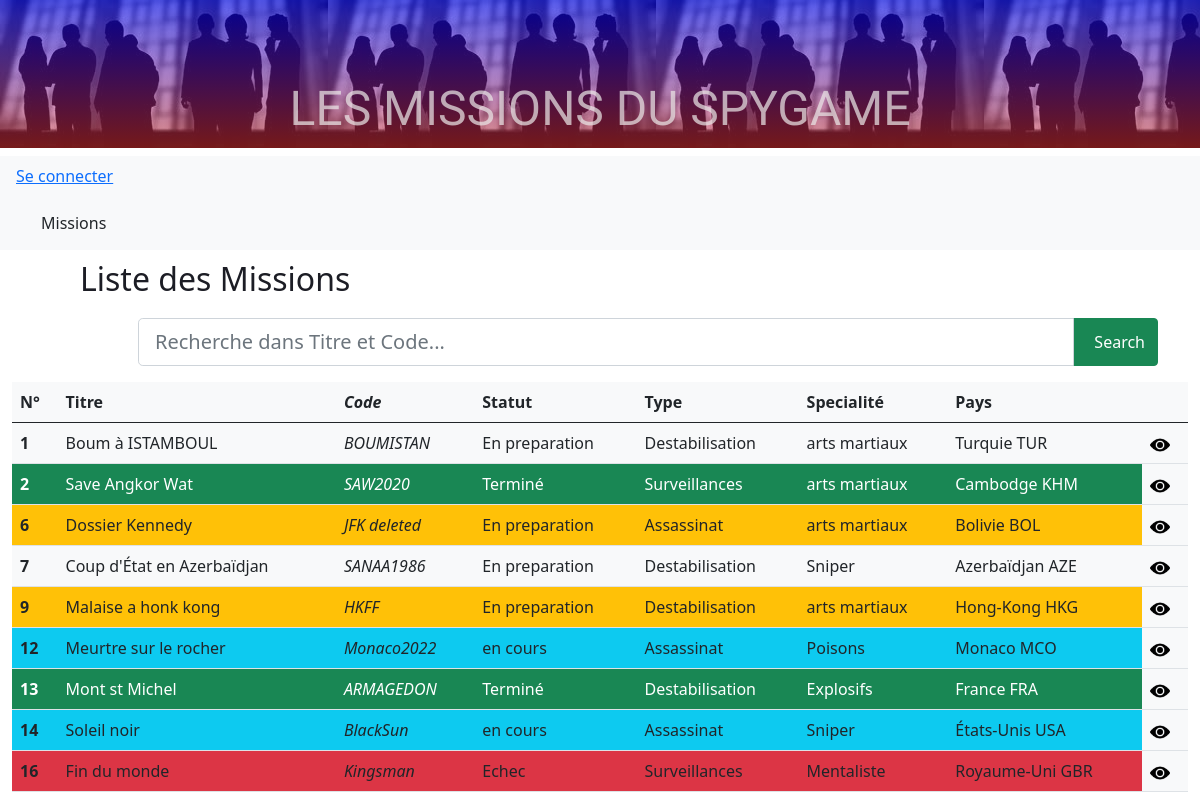
/?entity=missions, run on the app's committed database.
### tables this page shows
CREATE TABLE `missions` (
  `id` int NOT NULL AUTO_INCREMENT,
  `title` varchar(100) NOT NULL,
  `descriptions` longtext NOT NULL,
  `code` varchar(100) NOT NULL,
  `countryId` int NOT NULL,
  `typeId` int NOT NULL,
  `statutId` int NOT NULL,
  `specialityId` int NOT NULL,
  `startDate` date NOT NULL,
  `endDate` date NOT NULL,
  `isConform` tinyint(1) NOT NULL DEFAULT '0',
  PRIMARY KEY (`id`),
  KEY `FK_statut_id` (`statutId`),
  KEY `FK_type_id` (`typeId`),
  KEY `FK_country_id` (`countryId`),
  KEY `fk_speciality_Id` (`specialityId`),
  CONSTRAINT `fk_speciality_Id` FOREIGN KEY (`specialityId`) REFERENCES `specialities` (`id`),
  CONSTRAINT `FK_statut_id` FOREIGN KEY (`statutId`) REFERENCES `statuts` (`id`),
  CONSTRAINT `FK_type_id` FOREIGN KEY (`typeId`) REFERENCES `types` (`id`)
);

CREATE TABLE `statuts` (
  `id` int NOT NULL AUTO_INCREMENT,
  `statut` varchar(100) NOT NULL,
  PRIMARY KEY (`id`)
);

CREATE TABLE `types` (
  `id` int NOT NULL AUTO_INCREMENT,
  `type` varchar(100) NOT NULL,
  PRIMARY KEY (`id`)
);

CREATE TABLE `specialities` (
  `id` int NOT NULL AUTO_INCREMENT,
  `speciality` varchar(100) NOT NULL,
  PRIMARY KEY (`id`)
);

CREATE TABLE `countries` (
  `id` smallint unsigned NOT NULL AUTO_INCREMENT,
  `code` varchar(3) NOT NULL,
  `name` varchar(45) NOT NULL,
  PRIMARY KEY (`id`),
  UNIQUE KEY `alpha3` (`code`)
);

### Controller/MissionController.php (called while the page is built, shortened)
<?php
require_once('model/MissionManager.php');
require_once('model/CountryManager.php');
require_once('model/SpecialityManager.php');
require_once('model/TypeManager.php');
require_once('model/StatutManager.php');
function listMissions()
{
    $MissionManager = new MissionManager();
    $listMissions = $MissionManager->getMissions("");
    require('view/mission/listMissions.php');
}

### model/MissionManager.php (called while the page is built, shortened)
<?php
require_once('Class/Mission.php');
require_once('Class/Statut.php');
class MissionManager
{
    function getMissions(string $filter)
    {
         $db=Manager::dbConnect();
        $sql="SELECT id ,title, descriptions, code, countryId, typeId,
        statutId, specialityId, startDate, endDate ,isConform
        FROM missions";
        $sql = $sql.$filter;
        $req = $db->prepare($sql);
        $req->execute();
        return $req;
    }
}

### Class/Mission.php (called while the page is built, shortened)
<?php
class Mission
{
    private ?INT $id =null;
    private ?string $title ;
    private string $code;
    public function getId(): ?int
    {
        return $this->id;
    }
    public function getTitle(): string
    {
        return (string) $this->title;
    }
    public function getCode(): string
    {
        return (string) $this->code;
    }
}

### model/StatutManager.php (called while the page is built, shortened)
<?php
require_once('Class/Type.php');
class StatutManager extends Manager
{
    function getStatut(int $id)
    {
        $db=Manager::dbConnect();
        $sql="SELECT statuts.id, statuts.statut
        FROM statuts
        WHERE statuts.id = ?";
        $req = $db->prepare($sql);
        $req->bindValue(1, $id, PDO::PARAM_STR);
        $req->execute();
        return $req;
    }
}

### Class/Statut.php (called while the page is built, shortened)
<?php
class Statut
{
    private string $statut;
    public function getStatut() : string
    {
        return $this->statut;
    }
}

### model/TypeManager.php (called while the page is built, shortened)
<?php
require_once('Class/Type.php');
class typeManager extends Manager
{
    function getType(int $id)
    {
        $db=Manager::dbConnect();
        $sql="SELECT types.id, types.type
        FROM types
        WHERE types.id = ?";
        $req = $db->prepare($sql);
        $req->bindValue(1, $id, PDO::PARAM_STR);
        $req->execute();
        return $req;
    }
}

### Class/Type.php (called while the page is built, shortened)
<?php
class Type
{
    private string $type;
    public function getType() : string
    {
        return $this->type;
    }
}

### model/SpecialityManager.php (called while the page is built, shortened)
<?php
require_once('Class/Speciality.php');
class SpecialityManager extends Manager
{
    function getSpeciality(int $id)
    {
        $db=Manager::dbConnect();
        $sql="SELECT Specialities.id, Specialities.speciality
        FROM Specialities
        WHERE Specialities.id = ?";
        $req = $db->prepare($sql);
        $req->bindValue(1, $id, PDO::PARAM_STR);
        $req->execute();
        return $req;
    }
}

### Class/Speciality.php (called while the page is built, shortened)
<?php
class Speciality {
    private string $speciality;
    public function getSpeciality(): string
    {
        return (string) $this->speciality;
    }
}

### model/CountryManager.php (called while the page is built, shortened)
<?php
require_once('Class/Country.php');
class CountryManager
{
    function getCountry(int $id)
    {
        $db=Manager::dbConnect();
        $sql="SELECT countries.id, countries.name,countries.code
        FROM Countries
        WHERE countries.id = ?";
        $req = $db->prepare($sql);
        $req->bindValue(1, $id, PDO::PARAM_STR);
        $req->execute();
        return $req;
    }
}

### Class/Country.php (called while the page is built, shortened)
<?php
class Country
{
    private string $name;
    private string $code;
    public function getFullName():string
    {
        return $this->name. " ".$this->code;
    }
}

### view/mission/listMissions.php (the view, shortened to what this page needs)
<?php
$titleh2 = "<h2>Liste des Missions</h2>";
$countryManager = new CountryManager();
$typeManager = new TypeManager();
$specialityManager = new SpecialityManager();
$statutManager = new StatutManager();
$where="";
?>
<form action="?entity=missions&action=none" class="container" method="post" >
    <div class="input-group px-5 mx-5 mb-3 ">
        <input type="text"
                class="form-control form-control-lg"
                name="where"
                placeholder="Recherche dans Titre et Code..."
                value= <?=$where; ?> >
        <button type="submit" name="filter" class="input-group-text btn-success">
        <i class="bi bi-search me-2"></i> Search</button>
    </div>
</form>
<table class="table table-hover ">
    <thead>
        <tr class="bg-light">
            <th>N°</span>
            <th class="" >Titre</th>
            <th class=""><em>Code</em></th>
            <th class="" >Statut</th>
            <th class="" >Type</th>
            <th class="" >Specialité</th>
            <th class="">Pays</th>
            <th></th>
        </tr>
    </thead>
    <tbody>
    <?php
    while  ($mission = $listMissions->fetchObject('Mission'))
    {
        $showCountry = $countryManager->getCountry($mission->getCountryId());
        $country = $showCountry->fetchObject('Country');
        $showSpeciality = $specialityManager->getSpeciality($mission->getSpecialityId());
        $speciality = $showSpeciality->fetchObject('Speciality');
        $showType = $typeManager->getType($mission->getTypeId());
        $type = $showType->fetchObject('Type');
        $showStatut = $statutManager->getStatut($mission->getStatutId());
        $statut = $showStatut->fetchObject('Statut');
    ?>
        <tr class="line-mission">
            <th scope="row"><?=  $mission->getId(); ?></th>
            <td><?=  $mission->getTitle(); ?></td>
            <td><em> <?= $mission->getCode(); ?></em></td>
            <td class="statut"><?= $statut->getStatut(); ?></td>
            <td><?= $type->getType(); ?></td>
            <td><?= $speciality->getSpeciality(); ?></td>
            <td><?= $country->getFullname(); ?></td>
            <td class ="bg-light">
                <a href=<?= '?entity=missions&id='.$mission->getId().'&action=show' ?>>
                    <img class="picto" src="./asset/image/view.png" alt="show icon"></a>
            </td>
        </tr>
    <?php
    }
    ?>
    </tbody>
</table>
<?php
$content = ob_get_clean();
 require('view/layout.php'); ?>

### index.php (shortened to what this page needs)
<?php
if (isset($_GET['entity'])) {
    switch ($_GET['entity']) {
        case 'missions':
            require('Router/missionRouter.php');
            break;
    }
}
else {
    header("Location: ?entity=missions");
}

### Router/missionRouter.php
<?php
require_once('Controller/MissionController.php');
if (isset($_GET['action'])) {
    switch($_GET['action']) {
        case 'show' :
            if (isset($_GET['id']) && $_GET['id'] > 0) {
                    showMission($_GET['id']);
            } else {
                echo 'Erreur : aucun identifiant de cible envoyé';
            }
        break;
        case 'edit' :
            if (isset($_GET['id']) && $_GET['id'] > 0) {
                if (isset($_SESSION["ADMIN"]) && $_SESSION["ADMIN"] == "yes") {
                    editMission($_GET['id']);
                } else {
                    echo 'Erreur : Vous n\'avez pas les droits';
                }
            } else {
                echo 'Erreur : aucun identifiant de cible envoyé';
            }
        break;
        case 'new' :
            newMission();
        break;
        case 'delete' :
            if (isset($_GET['id']) && $_GET['id'] > 0) {
                if (isset($_SESSION["ADMIN"]) && $_SESSION["ADMIN"] == "yes") {
                    deleteMission($_GET['id']);
                } else {
                    echo 'Erreur : Vous n\'avez pas les droits';
                }
        }   else {
            echo 'Erreur : aucun identifiant de cible envoyé';
        }
        break;
        case 'editAgents' :
            if (isset($_GET['id']) && $_GET['id'] > 0) {
                if (isset($_SESSION["ADMIN"]) && $_SESSION["ADMIN"] == "yes") {
                    editAgents($_GET['id']);
                } else {
                    echo 'Erreur : Vous n\'avez pas les droits';
                }
        }   else {
            echo 'Erreur : aucun identifiant de cible envoyé';
        }
        break;
        case 'editTargets' :
            if (isset($_GET['id']) && $_GET['id'] > 0) {
                if (isset($_SESSION["ADMIN"]) && $_SESSION["ADMIN"] == "yes") {
                    editTargets($_GET['id']);
                } else {
                    echo 'Erreur : Vous n\'avez pas les droits';
                }
        }   else {
            echo 'Erreur : aucun identifiant de cible envoyé';
        }
        break;
        case 'editContacts' :
            if (isset($_GET['id']) && $_GET['id'] > 0) {
                if (isset($_SESSION["ADMIN"]) && $_SESSION["ADMIN"] == "yes") {
                    editContacts($_GET['id']);
                } else {
                    echo 'Erreur : Vous n\'avez pas les droits';
                }
        }   else {
            echo 'Erreur : aucun identifiant de cible envoyé';
        }
        break;
        case 'editHideaways' :
            if (isset($_GET['id']) && $_GET['id'] > 0) {
                if (isset($_SESSION["ADMIN"]) && $_SESSION["ADMIN"] == "yes") {
                    editHideaways($_GET['id']);
                } else {
                    echo 'Erreur : Vous n\'avez pas les droits';
                }
        }   else {
            echo 'Erreur : aucun identifiant de cible envoyé';
        }
        break;
        case 'none' :
            break;
        default :
        try {
            listMissions();
        }
        catch (Exception $e) {
            echo($e->getMessage());
            echo('erreur au chargment des cibles');
        }
    }
} else {
    listMissions();
}

### view/layout.php (shortened to what this page needs)
<!DOCTYPE html>
<html lang="fr">
<head>
    <link href="https://cdn.jsdelivr.net/npm/bootstrap@5.0.2/dist/css/bootstrap.min.css" rel="stylesheet">
    <link href="style/style.css" rel="stylesheet" >
</head>
<body>
<H1>LES MISSIONS DU SPYGAME</H1>
    <nav class="navbar navbar-light bg-light">
        <div  class="text-right mx-3">
            <?= (isset($_SESSION["ADMIN"]) && $_SESSION["ADMIN"] == "yes") ?
            "<a href='?entity=users&action=logout'>Se déconnecter</a>
            <br><strong class='text-success'>Acces au bask-office</strong>" :
            "<a href='?entity=users'>Se connecter</a>"  ?>
        </div>
    </nav>
    <nav class="navbar navbar-expand-lg navbar-light bg-light">
        <div class="container-fluid mx-3">
            <a class="btn" href="?entity=missions">Missions</a>
        </div>
    </nav>
    <?= $titleh2 ?>
<main class="container-fluid">
    <?= $content ?>
</main>
</body>
</html>

### style/style.css (style rules this page uses)
h1 { text-align: center; padding: 80px 0 10px 0; background-image: linear-gradient(rgba(0, 0, 255, 0.575), rgba(252, 54, 54, 0.466)), url("/asset/image/bg.jfif"); color :rgba(235, 231, 231, 0.712); font-size: 3em; font-family: 'Oswald', sans-serif; background-repeat: repeat-x; }
h2 { margin: 10px 0 20px 80px; color: rgb(28, 29, 37); }
.bg-success { background-color: rgb(29, 199, 37); color:white; }
.picto { width :20px; }

### data on the page
missions: id "1", title "Boum à ISTAMBOUL", code "BOUMISTAN", statutId.statut "En preparation", typeId.type "Destabilisation", specialityId.speciality "arts martiaux", countryId.code "Turquie TUR"
missions: id "2", title "Save Angkor Wat", code "SAW2020", statutId.statut "Terminé", typeId.type "Surveillances", specialityId.speciality "arts martiaux", countryId.code "Cambodge KHM"
missions: id "6", title "Dossier Kennedy", code "JFK deleted", statutId.statut "En preparation", typeId.type "Assassinat", specialityId.speciality "arts martiaux", countryId.code "Bolivie BOL"
missions: id "7", title "Coup d'État en Azerbaïdjan", code "SANAA1986", statutId.statut "En preparation", typeId.type "Destabilisation", specialityId.speciality "Sniper", countryId.code "Azerbaïdjan AZE"
missions: id "9", title "Malaise a honk kong", code "HKFF", statutId.statut "En preparation", typeId.type "Destabilisation", specialityId.speciality "arts martiaux", countryId.code "Hong-Kong HKG"
missions: id "12", title "Meurtre sur le rocher", code "Monaco2022", statutId.statut "en cours", typeId.type "Assassinat", specialityId.speciality "Poisons", countryId.code "Monaco MCO"
missions: id "13", title "Mont st Michel", code "ARMAGEDON", statutId.statut "Terminé", typeId.type "Destabilisation", specialityId.speciality "Explosifs", countryId.code "France FRA"
missions: id "14", title "Soleil noir", code "BlackSun", statutId.statut "en cours", typeId.type "Assassinat", specialityId.speciality "Sniper", countryId.code "États-Unis USA"
missions: id "16", title "Fin du monde", code "Kingsman", statutId.statut "Echec", typeId.type "Surveillances", specialityId.speciality "Mentaliste", countryId.code "Royaume-Uni GBR"
